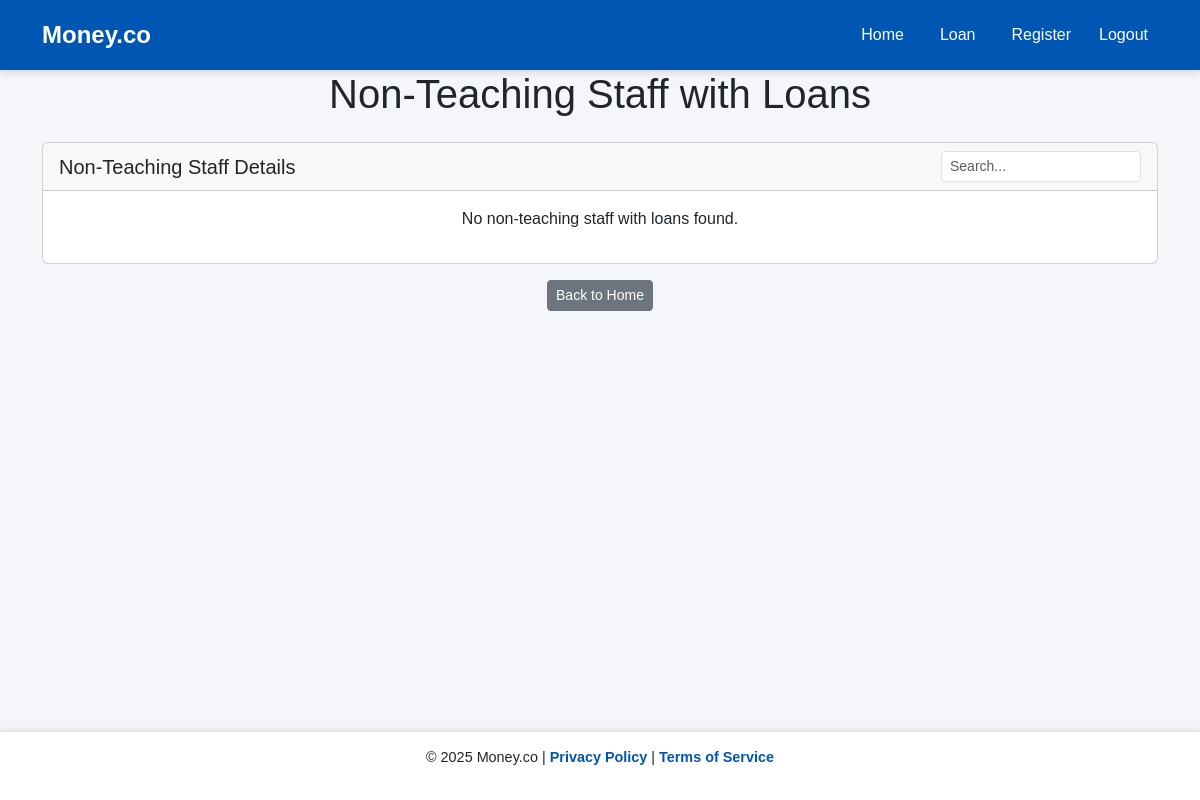
The page /non_teaching_staff/ on the database as committed earlier.
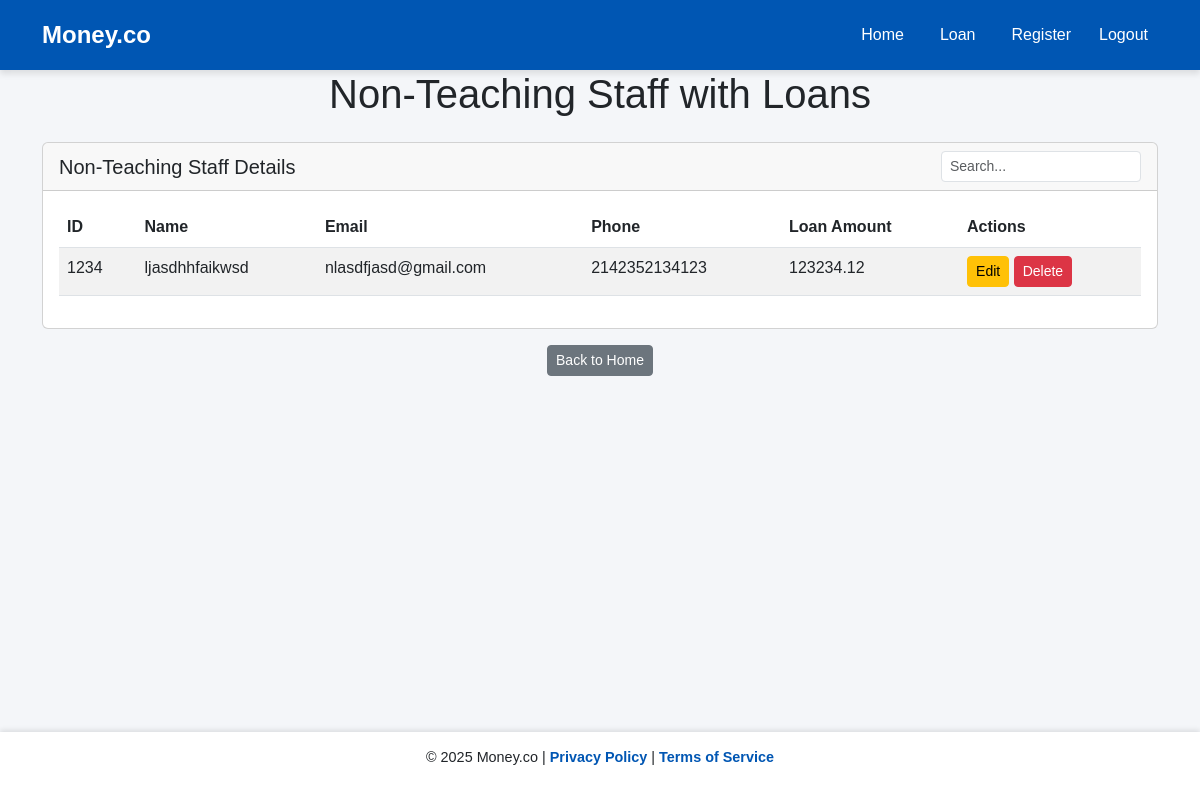
The same page on the database as committed later.
### moneyapp/models.py (models this page shows, shortened)
class Member(models.Model):
    ROLE_CHOICES = [
        ('Teaching', 'Teaching Staff'),
        ('Non-Teaching', 'Non-Teaching Staff'),
    ]
    name = models.CharField(max_length=100)
    member_id = models.CharField(max_length=50, unique=True)
    department = models.CharField(max_length=100, blank=True)
    designation = models.CharField(max_length=100, blank=True)
    mob = models.BigIntegerField()
    email = models.EmailField()
    dob = models.DateField()
    doj = models.DateField()
    doj_service = models.DateField()
    maximum_period = models.IntegerField()
    max_loan_amount = models.DecimalField(max_digits=10, decimal_places=2)
    city = models.CharField(max_length=100)
    pincode = models.CharField(max_length=10)
    role = models.CharField(max_length=20, choices=ROLE_CHOICES, default='Non-Teaching')
    has_loan = models.BooleanField(default=False)
    max_eligibity = models.FloatField(default="NULL")

### moneyapp/views.py (the view)
# urls.py: path('non_teaching_staff/', views.non_teaching_staff, name='non_teaching_staff'),
def non_teaching_staff(request):
    non_teaching_members = Member.objects.filter(role='Non-Teaching', has_loan=True)
    return render(request, 'moneyapp/non_teaching_staff.html', {'members': non_teaching_members})

### moneyapp/templates/moneyapp/non_teaching_staff.html (shortened to what this page needs)
{% extends 'base.html' %}
{% block content %}
<div class="container">
    <h1 class="text-center mb-4">Non-Teaching Staff with Loans</h1>
    <div class="card">
        <div class="card-header d-flex justify-content-between align-items-center">
            <h5 class="mb-0">Non-Teaching Staff Details</h5>
            <input type="text" id="tableSearch" class="form-control form-control-sm"
                   placeholder="Search..." style="width: 200px;">
        </div>
        <div class="card-body">
            {% if members %}
                <table class="table table-striped">
                    <thead>
                        <tr>
                            <th>ID</th>
                            <th>Name</th>
                            <th>Email</th>
                            <th>Phone</th>
                            <th>Loan Amount</th>
                            <th>Actions</th>
                        </tr>
                    </thead>
                    <tbody>
                        {% for member in members %}
                        <tr data-href="{% url 'detail_members' member.id %}" style="cursor: pointer;">
                            <td>{{ member.member_id }}</td>
                            <td>{{ member.name }}</td>
                            <td>{{ member.email }}</td>
                            <td>{{ member.mob }}</td>
                            <td>{{ member.max_loan_amount }}</td>
                            <td>
                                <a href="{% url 'edit_member' member.id %}" class="btn btn-warning btn-sm">Edit</a>
                                <a href="{% url 'delete_member' member.id %}" class="btn btn-danger btn-sm"
                                   onclick="return confirm('Are you sure you want to delete this member?');">
                                    Delete
                                </a>
                            </td>
                        </tr>
                        {% endfor %}
                    </tbody>
                </table>
            {% else %}
                <p class="text-center">No non-teaching staff with loans found.</p>
            {% endif %}
        </div>
    </div>
</div>
 <div class="text-center mt-3">
    <a href="{% url 'home' %}" class="btn btn-sm btn-secondary">Back to Home</a>
</div>
{% endblock %}

Rows that differ between the two databases and show on the page:
added Member: member_id "1234", name "ljasdhhfaikwsd", email "nlasdfjasd@gmail.com", mob "2142352134123", max_loan_amount "123234.12"
Other text that changed with them:
text no longer shown: "No non-teaching staff with loans found."
text now shown: "ID Name Email Phone Loan Amount Actions"
